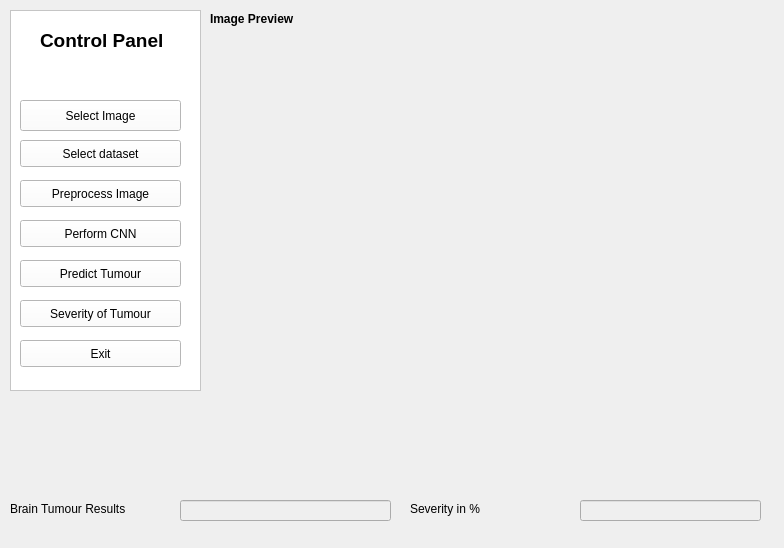
<?xml version="1.0" encoding="UTF-8"?>
<ui version="4.0">
 <class>Home</class>
 <widget class="QMainWindow" name="Home">
  <property name="geometry">
   <rect>
    <x>0</x>
    <y>0</y>
    <width>784</width>
    <height>548</height>
   </rect>
  </property>
  <property name="windowTitle">
   <string>MainWindow</string>
  </property>
  <widget class="QWidget" name="centralwidget">
   <widget class="QFrame" name="frame">
    <property name="geometry">
     <rect>
      <x>10</x>
      <y>10</y>
      <width>191</width>
      <height>381</height>
     </rect>
    </property>
    <property name="styleSheet">
     <string notr="true">background-color: rgb(255, 255, 255);</string>
    </property>
    <property name="frameShape">
     <enum>QFrame::StyledPanel</enum>
    </property>
    <property name="frameShadow">
     <enum>QFrame::Raised</enum>
    </property>
    <widget class="QPushButton" name="pushButton">
     <property name="geometry">
      <rect>
       <x>10</x>
       <y>90</y>
       <width>161</width>
       <height>31</height>
      </rect>
     </property>
     <property name="text">
      <string>Select Image</string>
     </property>
    </widget>
    <widget class="QPushButton" name="pushButton_2">
     <property name="geometry">
      <rect>
       <x>10</x>
       <y>130</y>
       <width>161</width>
       <height>27</height>
      </rect>
     </property>
     <property name="text">
      <string>Select dataset</string>
     </property>
    </widget>
    <widget class="QPushButton" name="pushButton_3">
     <property name="geometry">
      <rect>
       <x>10</x>
       <y>210</y>
       <width>161</width>
       <height>27</height>
      </rect>
     </property>
     <property name="text">
      <string>Perform CNN</string>
     </property>
    </widget>
    <widget class="QPushButton" name="pushButton_4">
     <property name="geometry">
      <rect>
       <x>10</x>
       <y>290</y>
       <width>161</width>
       <height>27</height>
      </rect>
     </property>
     <property name="text">
      <string>Severity of Tumour</string>
     </property>
    </widget>
    <widget class="QLabel" name="label_4">
     <property name="geometry">
      <rect>
       <x>30</x>
       <y>10</y>
       <width>131</width>
       <height>41</height>
      </rect>
     </property>
     <property name="font">
      <font>
       <pointsize>14</pointsize>
       <weight>75</weight>
       <bold>true</bold>
      </font>
     </property>
     <property name="text">
      <string>Control Panel</string>
     </property>
    </widget>
    <widget class="QPushButton" name="pushButton_5">
     <property name="geometry">
      <rect>
       <x>10</x>
       <y>330</y>
       <width>161</width>
       <height>27</height>
      </rect>
     </property>
     <property name="text">
      <string>Exit</string>
     </property>
    </widget>
    <widget class="QPushButton" name="pushButton_6">
     <property name="geometry">
      <rect>
       <x>10</x>
       <y>170</y>
       <width>161</width>
       <height>27</height>
      </rect>
     </property>
     <property name="text">
      <string>Preprocess Image</string>
     </property>
    </widget>
    <widget class="QPushButton" name="pushButton_7">
     <property name="geometry">
      <rect>
       <x>10</x>
       <y>250</y>
       <width>161</width>
       <height>27</height>
      </rect>
     </property>
     <property name="text">
      <string>Predict Tumour</string>
     </property>
    </widget>
   </widget>
   <widget class="QLabel" name="label">
    <property name="geometry">
     <rect>
      <x>210</x>
      <y>10</y>
      <width>131</width>
      <height>17</height>
     </rect>
    </property>
    <property name="font">
     <font>
      <weight>75</weight>
      <bold>true</bold>
     </font>
    </property>
    <property name="text">
     <string>Image Preview</string>
    </property>
   </widget>
   <widget class="QLabel" name="label_2">
    <property name="geometry">
     <rect>
      <x>10</x>
      <y>500</y>
      <width>151</width>
      <height>17</height>
     </rect>
    </property>
    <property name="text">
     <string>Brain Tumour Results</string>
    </property>
   </widget>
   <widget class="QLineEdit" name="lineEdit">
    <property name="enabled">
     <bool>false</bool>
    </property>
    <property name="geometry">
     <rect>
      <x>180</x>
      <y>500</y>
      <width>211</width>
      <height>21</height>
     </rect>
    </property>
   </widget>
   <widget class="QLabel" name="label_5">
    <property name="geometry">
     <rect>
      <x>220</x>
      <y>40</y>
      <width>531</width>
      <height>431</height>
     </rect>
    </property>
    <property name="text">
     <string/>
    </property>
   </widget>
   <widget class="QLineEdit" name="lineEdit_4">
    <property name="enabled">
     <bool>false</bool>
    </property>
    <property name="geometry">
     <rect>
      <x>580</x>
      <y>500</y>
      <width>181</width>
      <height>21</height>
     </rect>
    </property>
   </widget>
   <widget class="QLabel" name="label_7">
    <property name="geometry">
     <rect>
      <x>410</x>
      <y>500</y>
      <width>131</width>
      <height>17</height>
     </rect>
    </property>
    <property name="text">
     <string>Severity in %</string>
    </property>
   </widget>
  </widget>
 </widget>
 <resources/>
 <connections/>
</ui>
